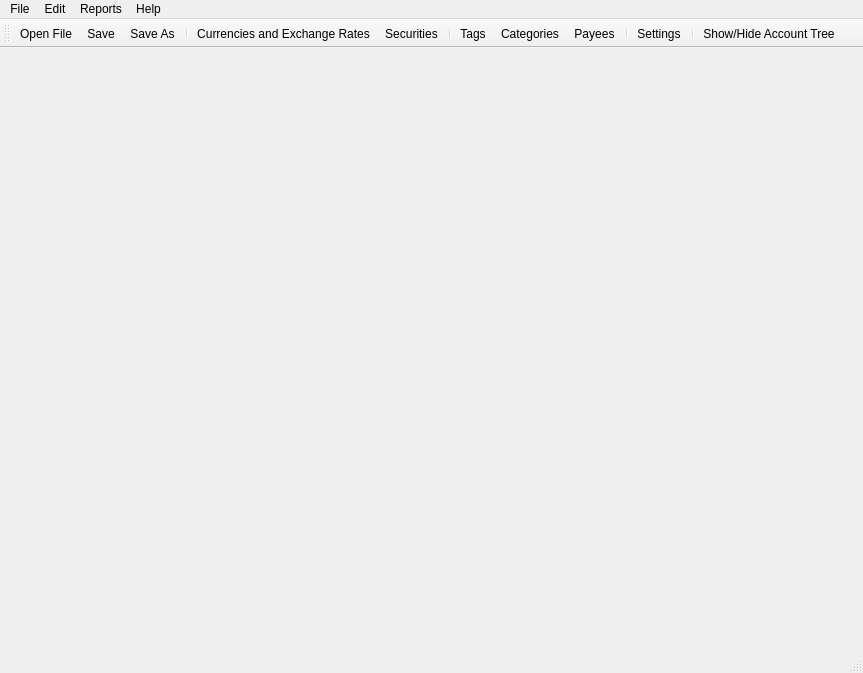
<?xml version="1.0" encoding="UTF-8"?>
<ui version="4.0">
 <class>MainWindow</class>
 <widget class="QMainWindow" name="MainWindow">
  <property name="geometry">
   <rect>
    <x>0</x>
    <y>0</y>
    <width>863</width>
    <height>673</height>
   </rect>
  </property>
  <property name="windowTitle">
   <string>Kapytal</string>
  </property>
  <property name="locale">
   <locale language="English" country="UnitedKingdom"/>
  </property>
  <widget class="QWidget" name="centralwidget">
   <property name="sizePolicy">
    <sizepolicy hsizetype="Expanding" vsizetype="Expanding">
     <horstretch>0</horstretch>
     <verstretch>0</verstretch>
    </sizepolicy>
   </property>
   <layout class="QHBoxLayout" name="horizontalLayout"/>
  </widget>
  <widget class="QMenuBar" name="menubar">
   <property name="geometry">
    <rect>
     <x>0</x>
     <y>0</y>
     <width>863</width>
     <height>21</height>
    </rect>
   </property>
   <widget class="QMenu" name="menuFile">
    <property name="title">
     <string>File</string>
    </property>
    <widget class="QMenu" name="menuRecent_Files">
     <property name="title">
      <string>Recent Files</string>
     </property>
     <addaction name="separator"/>
     <addaction name="actionClear_Recent_File_Menu"/>
    </widget>
    <addaction name="actionOpen_File"/>
    <addaction name="menuRecent_Files"/>
    <addaction name="separator"/>
    <addaction name="actionSave"/>
    <addaction name="actionSave_As"/>
    <addaction name="separator"/>
    <addaction name="actionClose_File"/>
    <addaction name="separator"/>
    <addaction name="actionQuit"/>
   </widget>
   <widget class="QMenu" name="menuEdit">
    <property name="title">
     <string>Edit</string>
    </property>
    <addaction name="actionCurrencies_and_Exchange_Rates"/>
    <addaction name="actionSecurities"/>
    <addaction name="separator"/>
    <addaction name="actionTags"/>
    <addaction name="actionCategories"/>
    <addaction name="actionPayees"/>
    <addaction name="separator"/>
    <addaction name="actionSettings"/>
   </widget>
   <widget class="QMenu" name="menuReports">
    <property name="title">
     <string>Reports</string>
    </property>
    <widget class="QMenu" name="menuCash_Flow">
     <property name="title">
      <string>Cash Flow</string>
     </property>
     <addaction name="actionCash_Flow_Monthly"/>
     <addaction name="actionCash_Flow_Annual"/>
     <addaction name="actionCash_Flow_Total"/>
    </widget>
    <widget class="QMenu" name="menuOverview">
     <property name="title">
      <string>Net Worth</string>
     </property>
     <addaction name="actionNet_Worth_Accounts_Report"/>
     <addaction name="actionNet_Worth_Asset_Type_Report"/>
     <addaction name="actionNet_Worth_Time_Report"/>
    </widget>
    <widget class="QMenu" name="menuCategories">
     <property name="title">
      <string>Categories</string>
     </property>
     <addaction name="actionCategory_Report_Total"/>
     <addaction name="actionCategory_Report_Average_Per_Month"/>
    </widget>
    <widget class="QMenu" name="menuTags">
     <property name="title">
      <string>Tags</string>
     </property>
     <addaction name="actionTag_Report_Total"/>
     <addaction name="actionTag_Report_Average_Per_Month"/>
    </widget>
    <widget class="QMenu" name="menuPayees">
     <property name="title">
      <string>Payees</string>
     </property>
     <addaction name="actionPayee_Report_Total"/>
     <addaction name="actionPayee_Report_Average_Per_Month"/>
    </widget>
    <addaction name="menuOverview"/>
    <addaction name="menuCash_Flow"/>
    <addaction name="separator"/>
    <addaction name="menuTags"/>
    <addaction name="menuCategories"/>
    <addaction name="menuPayees"/>
   </widget>
   <widget class="QMenu" name="menuAbout">
    <property name="title">
     <string>Help</string>
    </property>
    <addaction name="actionAbout"/>
   </widget>
   <addaction name="menuFile"/>
   <addaction name="menuEdit"/>
   <addaction name="menuReports"/>
   <addaction name="menuAbout"/>
  </widget>
  <widget class="QStatusBar" name="statusbar"/>
  <widget class="QToolBar" name="toolBar">
   <property name="windowTitle">
    <string>toolBar</string>
   </property>
   <attribute name="toolBarArea">
    <enum>TopToolBarArea</enum>
   </attribute>
   <attribute name="toolBarBreak">
    <bool>false</bool>
   </attribute>
   <addaction name="actionOpen_File"/>
   <addaction name="actionSave"/>
   <addaction name="actionSave_As"/>
   <addaction name="separator"/>
   <addaction name="actionCurrencies_and_Exchange_Rates"/>
   <addaction name="actionSecurities"/>
   <addaction name="separator"/>
   <addaction name="actionTags"/>
   <addaction name="actionCategories"/>
   <addaction name="actionPayees"/>
   <addaction name="separator"/>
   <addaction name="actionSettings"/>
   <addaction name="separator"/>
   <addaction name="actionShow_Hide_Account_Tree"/>
  </widget>
  <action name="actionSave">
   <property name="text">
    <string>Save</string>
   </property>
   <property name="toolTip">
    <string>Save</string>
   </property>
   <property name="shortcut">
    <string>Ctrl+S</string>
   </property>
  </action>
  <action name="actionSave_As">
   <property name="text">
    <string>Save As...</string>
   </property>
   <property name="shortcut">
    <string>Ctrl+Shift+S</string>
   </property>
  </action>
  <action name="actionOpen_File">
   <property name="text">
    <string>Open File</string>
   </property>
   <property name="shortcut">
    <string>Ctrl+O</string>
   </property>
  </action>
  <action name="actionCurrencies_and_Exchange_Rates">
   <property name="text">
    <string>Currencies and Exchange Rates</string>
   </property>
  </action>
  <action name="actionQuit">
   <property name="text">
    <string>Quit</string>
   </property>
  </action>
  <action name="actionAbout">
   <property name="text">
    <string>About</string>
   </property>
  </action>
  <action name="actionSecurities">
   <property name="text">
    <string>Securities</string>
   </property>
  </action>
  <action name="actionPayees">
   <property name="text">
    <string>Payees</string>
   </property>
  </action>
  <action name="actionCategories">
   <property name="text">
    <string>Categories</string>
   </property>
  </action>
  <action name="actionTags">
   <property name="text">
    <string>Tags</string>
   </property>
  </action>
  <action name="actionSettings">
   <property name="text">
    <string>Settings</string>
   </property>
  </action>
  <action name="actionClose_File">
   <property name="text">
    <string>Close File</string>
   </property>
  </action>
  <action name="actionClear_Recent_File_Menu">
   <property name="text">
    <string>Clear Menu</string>
   </property>
  </action>
  <action name="actionShow_Hide_Account_Tree">
   <property name="text">
    <string>Show/Hide Account Tree</string>
   </property>
  </action>
  <action name="actionCash_Flow_Monthly">
   <property name="text">
    <string>Monthly</string>
   </property>
  </action>
  <action name="actionCash_Flow_Annual">
   <property name="text">
    <string>Annual</string>
   </property>
  </action>
  <action name="actionCash_Flow_Total">
   <property name="text">
    <string>Total</string>
   </property>
  </action>
  <action name="actionNet_Worth_Accounts_Report">
   <property name="text">
    <string>Accounts</string>
   </property>
  </action>
  <action name="actionNet_Worth_Asset_Type_Report">
   <property name="text">
    <string>Asset Type</string>
   </property>
  </action>
  <action name="actionCategory_Report_Total">
   <property name="text">
    <string>Total</string>
   </property>
  </action>
  <action name="actionCategory_Report_Average_Per_Month">
   <property name="text">
    <string>Average per month</string>
   </property>
  </action>
  <action name="actionNet_Worth_Time_Report">
   <property name="text">
    <string>Time</string>
   </property>
  </action>
  <action name="actionTag_Report_Total">
   <property name="text">
    <string>Total</string>
   </property>
  </action>
  <action name="actionTag_Report_Average_Per_Month">
   <property name="text">
    <string>Average per month</string>
   </property>
  </action>
  <action name="actionPayee_Report_Total">
   <property name="text">
    <string>Total</string>
   </property>
  </action>
  <action name="actionPayee_Report_Average_Per_Month">
   <property name="text">
    <string>Average per month</string>
   </property>
  </action>
 </widget>
 <resources/>
 <connections/>
</ui>
